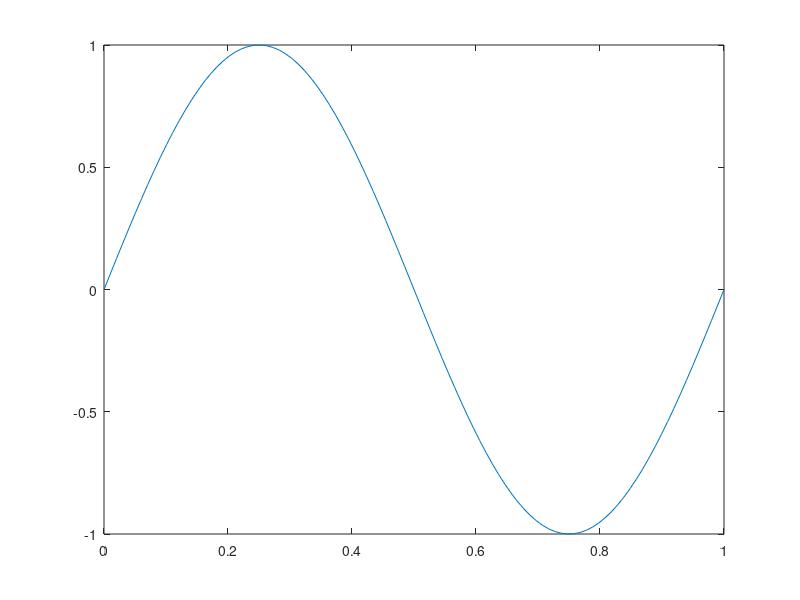

Source code (MATLAB):
% Regression test function (black box) for sin
% This function is autogenerated by helpgen.py
function bbtest_success = bbtest_mathfunctions_sin
  bbtest_success = 1;
NumErrors = 0;
try
  x = linspace(0,1);
catch
  NumErrors = NumErrors + 1;
end
try
  plot(x,sin(2*pi*x))
catch
  NumErrors = NumErrors + 1;
end
try
  mprint('sinplot')
catch
  NumErrors = NumErrors + 1;
end
if (NumErrors ~= 0) bbtest_success = 0; return; end
